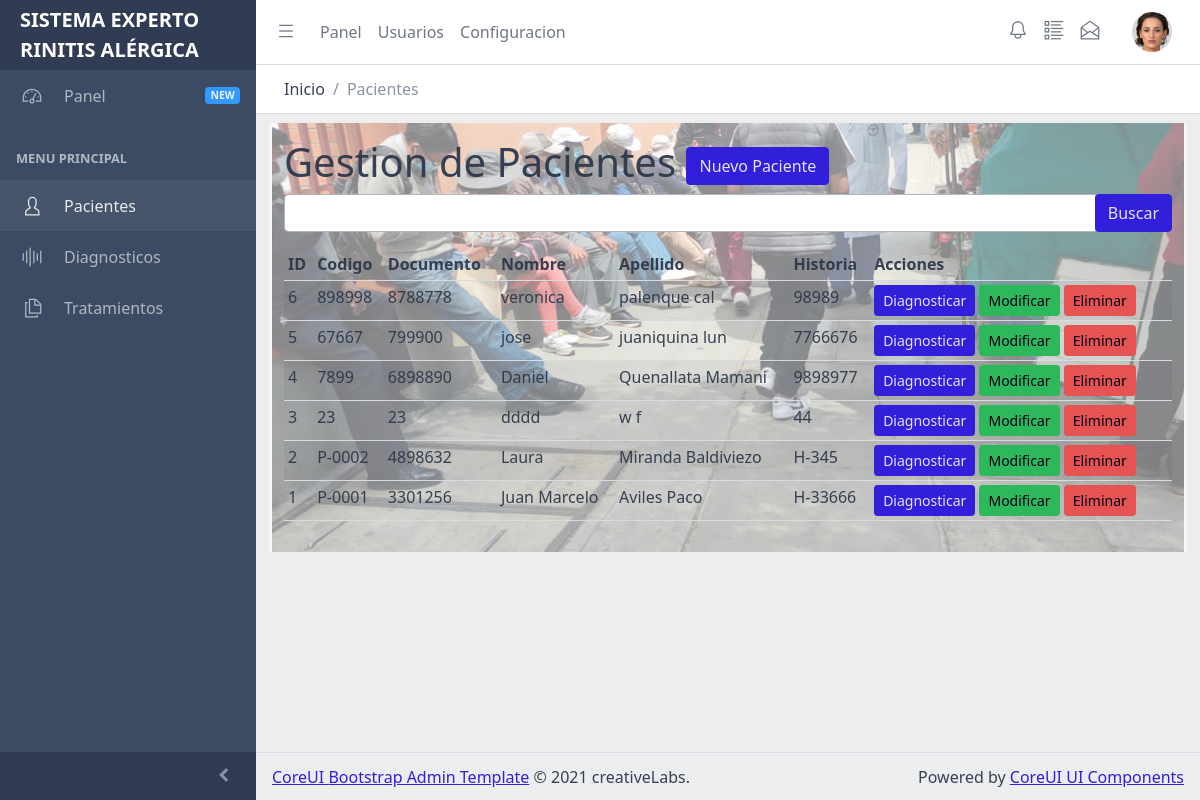
/ (signed in), run on the app's committed database.
### tables this page shows
CREATE TABLE pacientes(
	id				integer not null primary key autoincrement,
	codigo			varchar(128),
	historial		varchar(128),
	nombres			varchar(128),
	apellido_paterno	varchar(128),
	apellido_materno	varchar(128),
	documento			varchar(64) unique not null,
	sexo				varchar(64),
	fecha_nacimiento	date,
	direccion			text,
	telefono			varchar(64),
	creation_date		datetime
);

### flaskr/pacientes.py (the view)
@bp.route('/')
@login_required
def index():
	keyword = request.args.get('keyword')
	_pacientes_ = None
	print(keyword)
	if keyword is not None and keyword:
		print('Buscando', keyword)
		_pacientes_ = pacientes.search(keyword)
	else:
		_pacientes_ = pacientes.listar()
	header_path = 'Pacientes'
	return render_template('pacientes.html',
		pacientes=_pacientes_, keyword=keyword if keyword is not None else '',
		header_path = header_path
	)

### flaskr/authentication.py (called while the page is built)
def login_required(view):
    @functools.wraps(view)
    def wrapped_view(**kwargs):
        if g.user is None:
            return redirect(url_for('auth.login'))
        return view(**kwargs)
    return wrapped_view

@bp.before_app_request
def load_logged_in_user():
	user_id = session.get('user_id')
	if user_id is None:
		g.user = None
	else:
		g.user = dbfunctions.parseRecord(get_db().execute(
			'SELECT * FROM usuarios WHERE id = ?', (user_id,)
		).fetchone())

### flaskr/common/database.py (called while the page is built)
def parseRecord(record):
	if record is None:
		return None
	obj = {}
	for key in record.keys():
		if type(record[key]) is date:
			obj[key] = record[key].strftime('%Y-%m-%d %H:%M:%S')
		else:
			obj[key] = record[key]
	return obj

### flaskr/db.py (called while the page is built)
def get_db():
	if 'db' not in g:
		g.db = sqlite3.connect(
			current_app.config['DATABASE'],
			detect_types=sqlite3.PARSE_DECLTYPES
		)
		g.db.row_factory = sqlite3.Row
	return g.db

### flaskr/models/pacientes.py (called while the page is built)
def listar():
	db = get_db();
	query = 'SELECT * FROM pacientes ORDER BY id DESC'
	return db.execute(query).fetchall()

### flaskr/templates/pacientes.html (shortened to what this page needs)
{% extends 'layout.html' %}
{% block content %}
<div id="pacientes-container" class="container">
	<div class="wrap">
		<div class="row">
			<div class="col">
				<h1>
					Gestion de Pacientes
					<a href="{{ url_for('pacientes.nuevo') }}" class="btn btn-primary">Nuevo Paciente</a>
				</h1>
			</div>
		</div>
		<div class="row">
			<div class="col">
				<div class="mb-3">
					<form action="{{ url_for('pacientes.index') }}" method="get">
						<div class="input-group">
							<input type="text" name="keyword" value="{{ keyword }}" class="form-control" />
							<div class="input-group-append">
								<span class="input-group-button">
									<button type="submit" class="btn btn-primary">Buscar</button>
								</span>
							</div>
						</div>
					</form>
				</div>
			</div>
		</div>
		<div class="row">
			<div class="col">
				<div class="table-fluid">
					<table class="table table-sm table-striped">
					<thead>
					<tr>
						<th>ID</th>
						<th>Codigo</th>
						<th>Documento</th>
						<th>Nombre</th>
						<th>Apellido</th>
						<th>Historia</th>
						<th>Acciones</th>
					</tr>
					</thead>
					<tbody>
					{% for item in pacientes %}
					<tr>
						<td>{{ item['id'] }}</td>
						<td>{{ item['codigo'] }}</td>
						<td>{{ item['documento'] }}</td>
						<td>{{ item['nombres'] }} </td>
						<td>{{ item['apellido_paterno'] }} {{ item['apellido_materno'] }}</td>
						<td>{{ item['historial'] }}</td>
						<td>
							<a href="{{ url_for('pacientes.simulacion', id=item['id']) }}" class="btn btn-primary btn-sm">
								Diagnosticar
							</a>
							<a href="{{ url_for('pacientes.editar', id=item['id']) }}" class="btn btn-success btn-sm">Modificar</a>
							<a href="" class="btn btn-danger btn-sm">Eliminar</a>
						</td>
					</tr>
					{% endfor %}
					</tbody>
					</table>
				</div>
			</div>
		</div>
	</div>
</div>
{% endblock %}

### flaskr/templates/layout.html (shortened to what this page needs)
<!DOCTYPE html>
<html lang="en">
  <head>
    <link rel="stylesheet" href="{{ url_for('static', filename='vendors/simplebar/css/simplebar.css') }}">
    <link rel="stylesheet" href="{{ url_for('static', filename='css/vendors/simplebar.css') }}">
    <link href="{{ url_for('static', filename='css/style.css') }}" rel="stylesheet">
    <link rel="stylesheet" href="https://cdn.jsdelivr.net/npm/prismjs@1.23.0/themes/prism.css">
    <link href="{{ url_for('static', filename='css/examples.css') }}" rel="stylesheet">
    <link href="{{ url_for('static', filename='vendors/@coreui/chartjs/css/coreui-chartjs.css') }}" rel="stylesheet">
    <link href="{{ url_for('static', filename='css/agenda.css') }}" rel="stylesheet">
  </head>
  <body>
    <div class="sidebar sidebar-dark sidebar-fixed" id="sidebar">
      <div class="sidebar-brand d-none d-md-flex">
        <div class="w-100 d-block" style="color:#fff;font-weight:bold;padding:5px 5px 5px 20px;font-size:20px;text-transform:uppercase;">
			Sistema Experto <br>Rinitis Al&eacute;rgica
		</div><br>
      </div>
      {%- include 'navigation.html' %}
      <button class="sidebar-toggler" type="button" data-coreui-toggle="unfoldable"></button>
    </div>
    <div class="wrapper d-flex flex-column min-vh-100 bg-light">
		{% include 'header-menu.html' with context %}
      <div class="body flex-grow-1 px-3">
		{% block content %}{% endblock %}
		</div>
      <footer class="footer">
        <div><a href="https://coreui.io">CoreUI </a><a href="https://coreui.io">Bootstrap Admin Template</a> © 2021 creativeLabs.</div>
        <div class="ms-auto">Powered by&nbsp;<a href="https://coreui.io/bootstrap/ui-components/">CoreUI UI Components</a></div>
      </footer>
    </div>
</body>
</html>

### flaskr/templates/navigation.html (shortened to what this page needs)
<ul class="sidebar-nav" data-coreui="navigation" data-simplebar="">
	<li class="nav-item"><a class="nav-link" href="#">
		<svg class="nav-icon">
		  <use xlink:href="{{ url_for('static', filename='vendors/@coreui/icons/svg/free.svg#cil-speedometer') | replace('%23', '#') }}"></use>
		</svg> Panel<span class="badge badge-sm bg-info ms-auto">NEW</span></a>
	</li>
	<li class="nav-title">Menu Principal</li>
	<li class="nav-item">
		<a class="nav-link" href="{{ url_for('pacientes.index') }}">
			<svg class="nav-icon">
			  <use xlink:href="{{ url_for('static', filename='vendors/@coreui/icons/svg/free.svg#cil-user') | replace('%23', '#') }}"></use>
			</svg>
			Pacientes
		</a>
	</li>
	<li class="nav-item">
		<a class="nav-link" href="{{ url_for('diagnosticos.index') }}">
			<svg class="nav-icon">
			  <use xlink:href="{{ url_for('static', filename='vendors/@coreui/icons/svg/free.svg#cil-audio-spectrum') | replace('%23', '#') }}"></use>
			</svg>
			Diagnosticos
		</a>
	</li>
	<li class="nav-item">
		<a class="nav-link" href="{{ url_for('tratamientos.index') }}">
			<svg class="nav-icon">
			  <use xlink:href="{{ url_for('static', filename='vendors/@coreui/icons/svg/free.svg#cil-copy') | replace('%23', '#') }}"></use>
			</svg>
			Tratamientos
		</a>
	</li>
</ul>

### flaskr/templates/header-menu.html (shortened to what this page needs)
<header class="header header-sticky mb-4">
	<div class="container-fluid">
	  <button class="header-toggler px-md-0 me-md-3" type="button" onclick="coreui.Sidebar.getInstance(document.querySelector('#sidebar')).toggle()">
		<svg class="icon icon-lg">
		  <use xlink:href="{{ url_for('static', filename='vendors/@coreui/icons/svg/free.svg#cil-menu') | replace('%23', '#') }}"></use>
		</svg>
	  </button>
	  <ul class="header-nav d-none d-md-flex">
		<li class="nav-item"><a class="nav-link" href="javascript:;">Panel</a></li>
		<li class="nav-item"><a class="nav-link" href="javascript:;">Usuarios</a></li>
		<li class="nav-item"><a class="nav-link" href="javascript:;">Configuracion</a></li>
	  </ul>
	  <ul class="header-nav ms-auto">
		<li class="nav-item"><a class="nav-link" href="#">
			<svg class="icon icon-lg">
			  <use xlink:href="{{ url_for('static', filename='vendors/@coreui/icons/svg/free.svg#cil-bell') | replace('%23', '#') }}"></use>
			</svg></a></li>
		<li class="nav-item"><a class="nav-link" href="#">
			<svg class="icon icon-lg">
			  <use xlink:href="{{ url_for('static', filename='vendors/@coreui/icons/svg/free.svg#cil-list-rich') | replace('%23', '#') }}"></use>
			</svg></a></li>
		<li class="nav-item"><a class="nav-link" href="#">
			<svg class="icon icon-lg">
			  <use xlink:href="{{ url_for('static', filename='vendors/@coreui/icons/svg/free.svg#cil-envelope-open') | replace('%23', '#') }}"></use>
			</svg></a></li>
	  </ul>
	  <ul class="header-nav ms-3">
		<li class="nav-item dropdown"><a class="nav-link py-0" data-coreui-toggle="dropdown" href="#" role="button" aria-haspopup="true" aria-expanded="false">
			<div class="avatar avatar-md">
				<img class="avatar-img" src="{{ url_for('static', filename='assets/img/avatars/8.jpg') }}" alt="user@email.com">
			</div>
		  </a>
		</li>
	  </ul>
	</div>
	<div class="header-divider"></div>
	<div class="container-fluid">
		<nav aria-label="breadcrumb">
			<ol class="breadcrumb my-0 ms-2">
				<li class="breadcrumb-item">
					<span>Inicio</span>
				</li>
				<li class="breadcrumb-item active">
					<span>{{ header_path }}</span>
				</li>
			</ol>
		</nav>
	</div>
</header>

### flaskr/static/css/agenda.css (style rules this page uses)
#pacientes-container { background: url('../images/bg01.jpeg') no-repeat center center;background-size:cover; }
#pacientes-container > .wrap { background-color:rgba(255, 255, 255, 0.5);padding:15px;margin:-15px; }

### data on the page
pacientes: id "6", codigo "898998", documento "8788778", nombres "veronica", apellido_paterno "palenque", apellido_materno "cal", historial "98989"
pacientes: id "5", codigo "67667", documento "799900", nombres "jose", apellido_paterno "juaniquina", apellido_materno "lun", historial "7766676"
pacientes: id "4", codigo "7899", documento "6898890", nombres "Daniel", apellido_paterno "Quenallata", apellido_materno "Mamani", historial "9898977"
pacientes: id "3", codigo "23", documento "23", nombres "dddd", apellido_paterno "w", apellido_materno "f", historial "44"
pacientes: id "2", codigo "P-0002", documento "4898632", nombres "Laura", apellido_paterno "Miranda", apellido_materno "Baldiviezo", historial "H-345"
pacientes: id "1", codigo "P-0001", documento "3301256", nombres "Juan Marcelo", apellido_paterno "Aviles", apellido_materno "Paco", historial "H-33666"

### other printed values
{{ header_path }} "Pacientes"
